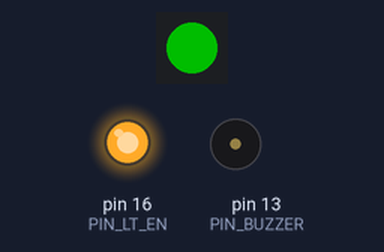
This sketch was run on a simulated Arduino Uno, built for the host (arithmetic inside an expression is 32-bit, double 64-bit). On the bench: 1 RGB LEDs in strip order, left to right, output pins drawn as LEDs (lit = HIGH), buzzer (waves = sounding, pin HIGH). Dim RGB values are drawn brighter than linear; what the sketch prints to the serial monitor is not drawn.

Above: at 0.15 s.
At 16.03 s:
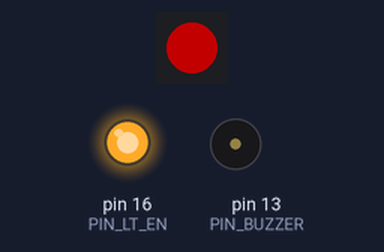
Timing chart, 0 to 21.5 s (numbered marks = the images above):
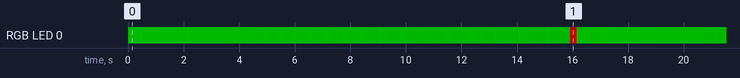

Measured:
- by itself, RGB LED 0: off → RGB(0, 78, 0) at 0.00 s, → RGB(0, 76, 0) 0.30 s later, → RGB(0, 75, 0) 0.34 s later, → RGB(0, 74, 0) 0.30 s later, … (127 changes in this stretch)

The sketch:

Atari_Test_1.ino
```cpp
#include <Adafruit_NeoPixel.h>

#define PIN_BUTTON   0
#define PIN_BUZZER  13
#define PIN_LED     15
#define PIN_LT_EN   16  // light sensor enable

// create pixel object
Adafruit_NeoPixel pixel = Adafruit_NeoPixel(1, PIN_LED, NEO_GRB + NEO_KHZ800);


void setup() {
  pinMode(PIN_BUTTON, INPUT);
  pinMode(PIN_BUZZER, OUTPUT);
  pinMode(PIN_LED,    OUTPUT);
  pinMode(PIN_LT_EN,  OUTPUT);

  digitalWrite(PIN_BUZZER, 0);
  digitalWrite(PIN_LT_EN,  1);

  Serial.begin(9600);

  pixel.begin();
  pixel.setBrightness(100);
}

void loop() {
  // put your main code here, to run repeatedly:

  //going up
  int i = 1;
  int x = 1;
  while(i<40){
    i++;
      if(i%x == 0){
        x++;
        i=0;
      }

      analogWrite(PIN_BUZZER, 512);
      analogWriteFreq(440-(i*10));

      pixel.setPixelColor(0, 0, 200-i, 0);
      pixel.show();
      delay(5); //Note duration (miliseconds)

      analogWrite(PIN_BUZZER, 0);
      delay(i); // Rest duration (milisecods)

      //Serial.print("Rest duration: ");
      Serial.println(x);
      Serial.println(i);

  }


  // Restart indicator
  pixel.setPixelColor(0, 225, 0, 0);
  pixel.show();
  delay(250);

}
```
